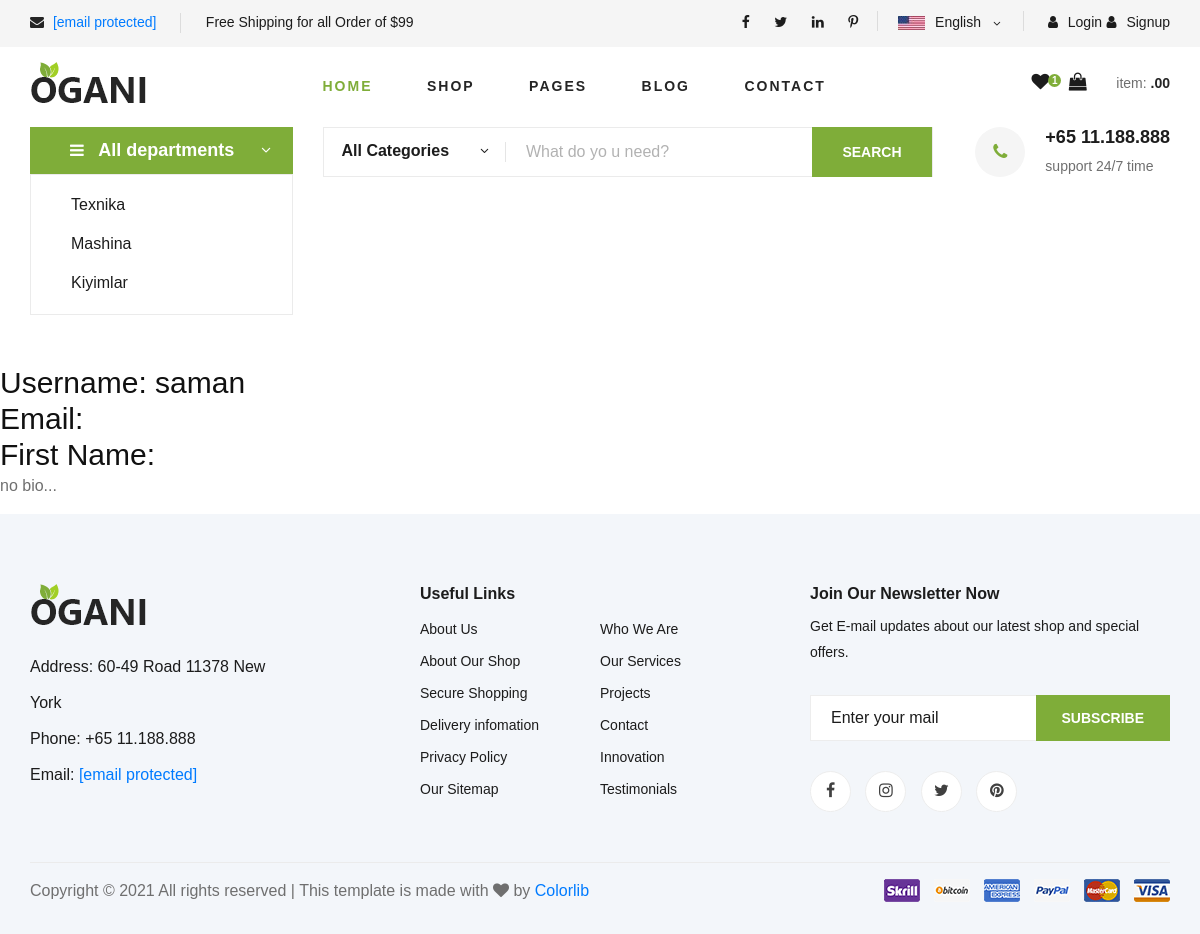
The page /user/ (signed in) on the database its author committed.
### basic/models.py (models this page shows, shortened)
class Category(models.Model):
    STATUS = [
        ('Have', 'Have'),
        ('No Have', 'No Have'),
    ]
    title = models.CharField(max_length=100, blank=False, null=False)
    description = models.TextField(blank=True, null=True)
    slug = models.SlugField(unique=True)
    image = models.ImageField(upload_to='category_image/', blank=True, null=True)
    status = models.CharField(choices=STATUS, max_length=20)
    created_at = models.DateTimeField(auto_now_add=True)
    updated_at = models.DateTimeField(auto_now=True)
    __initial_title = None
    def __init__(self, *args, **kwargs):
        super().__init__(*args, **kwargs)
        self.__initial_title = self.title

### user/models.py (models this page shows, shortened)
class Profile(models.Model):
    first_name = models.CharField(max_length=200, blank=True)
    last_name = models.CharField(max_length=200, blank=True)
    user = models.OneToOneField(User, on_delete=models.CASCADE)
    bio = models.TextField(default="no bio...", max_length=400)
    email = models.EmailField(max_length=300, blank=True)
    country = models.CharField(max_length=200, blank=True)
    image = models.ImageField(upload_to='images/user_image', blank=True)

### user/views.py (the view)
# urls.py: path('', views.user_home, name='user-home'),
@login_required(login_url='login/')
def user_home(request):
    user = Profile.objects.get(user=request.user)
    catgory = Category.objects.all()
    return render(request, 'user/user_home.html', {'user': user, 'category': catgory})

### templates/user/user_home.html (shortened to what this page needs)
{% extends 'base.html' %}
{% block content %}
    <h3>Username: {{ user.user.username }}</h3>
    <h3>Email: {{ user.user.email }}</h3>
    <h3>First Name: {{ user.user.first_name }}</h3>
    <p>{{ user.bio }}</p>
{% endblock %}

### templates/header.html (shortened to what this page needs)
{% load static %}
<header class="header">
    <div class="header__top">
        <div class="container">
            <div class="row">
                <div class="col-lg-6 col-md-6">
                    <div class="header__top__left">
                        <ul>
                            <li><i class="fa fa-envelope"></i> <a
                                    href="https://preview.colorlib.com/cdn-cgi/l/email-protection" class="__cf_email__"
                                    data-cfemail="7a121f1616153a191516150816131854191517">[email&#160;protected]</a>
                            </li>
                            <li>Free Shipping for all Order of $99</li>
                        </ul>
                    </div>
                </div>
                <div class="col-lg-6 col-md-6">
                    <div class="header__top__right">
                        <div class="header__top__right__social">
                            <a href="#"><i class="fa fa-facebook"></i></a>
                            <a href="#"><i class="fa fa-twitter"></i></a>
                            <a href="#"><i class="fa fa-linkedin"></i></a>
                            <a href="#"><i class="fa fa-pinterest-p"></i></a>
                        </div>
                        <div class="header__top__right__language">
                            <img src="img/xlanguage.png.pagespeed.ic.x-r7SQqGJF.jpg" alt="">
                            <div>English</div>
                            <span class="arrow_carrot-down"></span>
                        </div>
                        {% if user.is_authenticated %}
                            <div class="header__top__right__auth">
                                <a href="{% url 'user-home' %}"><i class="fa fa-user"></i>{{ request.user.username }}
                                </a>
                            </div>
                            <div class="header__top__right__auth">
                                <a href="{% url 'logout' %}"><i class="fa fa-user"></i>Log out
                                </a>
                            </div>
                        {% else %}
                            <div class="header__top__right__auth">
                                <a href="{% url 'login' %}"><i class="fa fa-user"></i> Login</a>
                            </div>
                            <div class="header__top__right__auth">
                                <a href="{% url 'register' %}"><i class="fa fa-user"></i> Signup</a>
                            </div>
                        {% endif %}
                    </div>
                </div>
            </div>
        </div>
    </div>
    <div class="container">
        <div class="row">
            <div class="col-lg-3">
                <div class="header__logo">
                    <a href="index.html"><img src="img/xlogo.png.pagespeed.ic.ap5icp--OT.png" alt=""></a>
                </div>
            </div>
            <div class="col-lg-6">
                <nav class="header__menu">
                    <ul>
                        <li class="active"><a href="index.html">Home</a></li>
                        <li><a href="shop-grid.html">Shop</a></li>
                        <li><a href="#">Pages</a>
                        </li>
                        <li><a href="blog.html">Blog</a></li>
                        <li><a href="contact.html">Contact</a></li>
                    </ul>
                </nav>
            </div>
            <div class="col-lg-3">
                <div class="header__cart">
                    <ul>
                        <li><a href="#"><i class="fa fa-heart"></i> <span>1</span></a></li>
                        <li><a href="{% url 'shopcart' %}"><i class="fa fa-shopping-bag"></i>
                            {% if user.is_authenticated %} <span>{{ shopcart.count }}</span>{% endif %}</a></li>
                    </ul>
                    <div class="header__cart__price">item: <span>.00</span></div>
                </div>
            </div>
        </div>
    </div>
</header>
<section class="hero">
    <div class="container">
        <div class="row">
            <div class="col-lg-3">
                <div class="hero__categories">
                    <div class="hero__categories__all">
                        <i class="fa fa-bars"></i>
                        <span>All departments</span>
                    </div>
                    <ul>
                        {% for cat in category %}
                            <li><a href="{% url 'category-product' cat.slug %}">{{ cat.title }}</a></li>
                        {% endfor %}
                    </ul>
                </div>
            </div>
            <div class="col-lg-9">
                <div class="hero__search">
                    <div class="hero__search__form">
                        <form action="#">
                            <div class="hero__search__categories">
                                All Categories
                                <span class="arrow_carrot-down"></span>
                            </div>
                            <input type="text" placeholder="What do yo u need?">
                            <button type="submit" class="site-btn">SEARCH</button>
                        </form>
                    </div>
                    <div class="hero__search__phone">
                        <div class="hero__search__phone__icon">
                            <i class="fa fa-phone"></i>
                        </div>
                        <div class="hero__search__phone__text">
                            <h5>+65 11.188.888</h5>
                            <span>support 24/7 time</span>
                        </div>
                    </div>
                </div>
            </div>
        </div>
    </div>
</section>

### rows shown on the page
Category: title "Texnika"
Category: title "Mashina"
Category: title "Kiyimlar"
Profile: user.username "saman", bio "no bio..."
